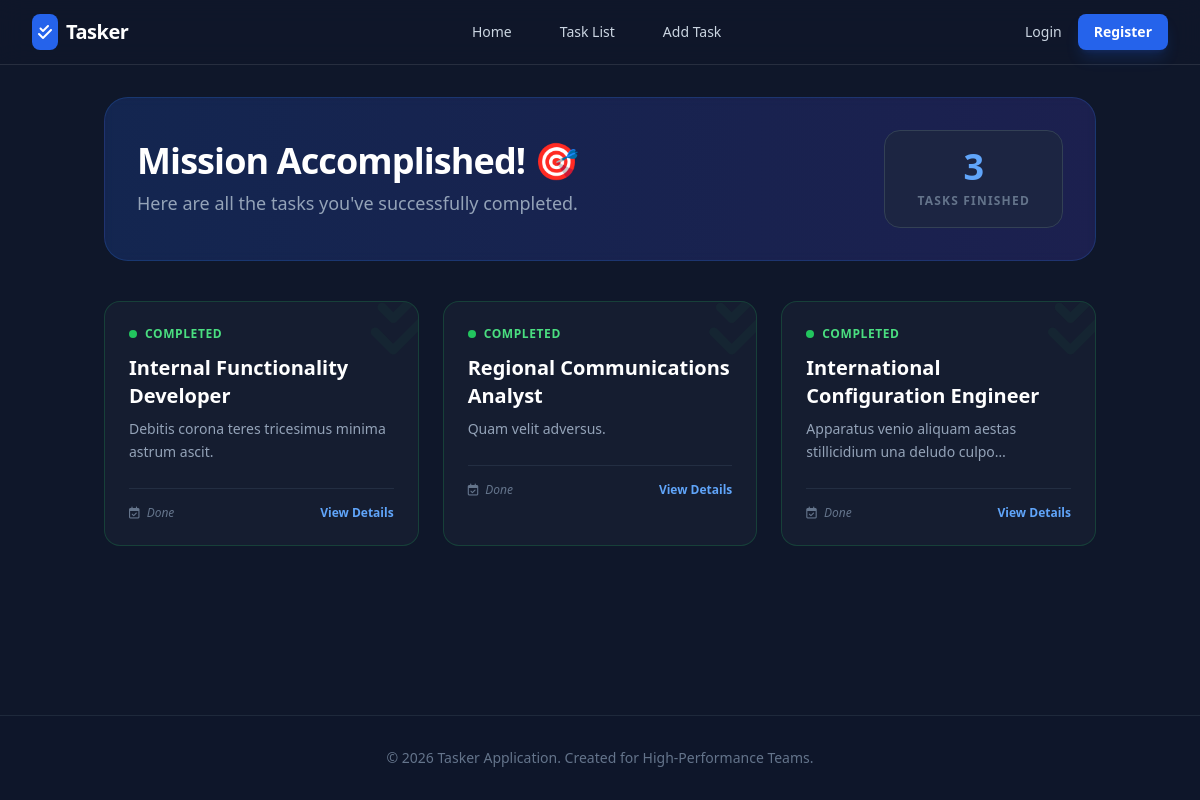
Before: / with the older database file.
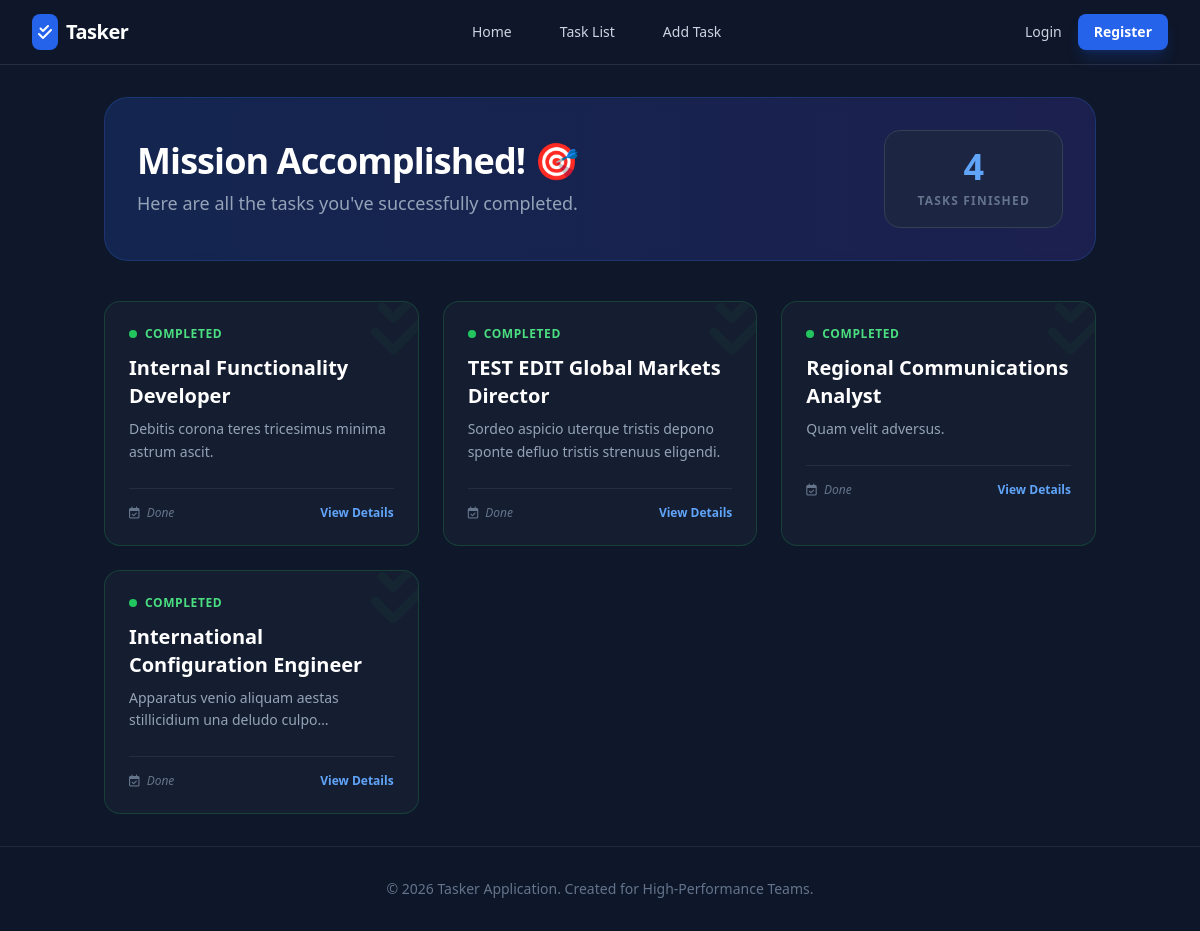
After: the same page with the newer database file.
### tasks/models.py (models this page shows)
class ToDoModel(models.Model):
    title = models.CharField(max_length=120)
    description = models.CharField(max_length=120)
    status_type = [
        ("Pending", "Pending"),
        ("InProgress", "InProgress"),
        ("Completed", "Completed"),
    ]
    status = models.CharField(choices=status_type, max_length=20)
    deadline = models.DateField( null=True, blank=True)

### tasks/views.py (the view)
# urls.py: path("", home_page, name="home_page"),
def home_page(request):
    data = ToDoModel.objects.filter(status="Completed")
    data_pack = {"item": data}
    return render(request, "home.html", data_pack)

### tasks/templates/home.html (shortened to what this page needs)
{% extends 'master/base.html' %}
{% block content %}
<div class="max-w-6xl mx-auto">
    <div class="bg-gradient-to-r from-blue-600/20 to-indigo-600/20 rounded-3xl p-8 mb-10 border border-blue-500/20 backdrop-blur-sm">
        <div class="flex flex-col md:flex-row items-center justify-between gap-6">
            <div>
                <h1 class="text-4xl font-extrabold text-white tracking-tight">Mission Accomplished! 🎯</h1>
                <p class="text-slate-400 mt-2 text-lg">Here are all the tasks you've successfully completed.</p>
            </div>
            <div class="bg-slate-800/60 px-8 py-4 rounded-2xl border border-slate-700 text-center">
                <span class="block text-4xl font-black text-blue-400">{{ item|length }}</span>
                <span class="text-xs uppercase tracking-widest text-slate-500 font-bold">Tasks Finished</span>
            </div>
        </div>
    </div>
    <div class="grid grid-cols-1 md:grid-cols-2 lg:grid-cols-3 gap-6">
        {% for x in item %}
        <div class="bg-slate-800/40 border border-green-500/20 rounded-2xl p-6 hover:bg-slate-800/60 transition-all group relative overflow-hidden">
            <div class="absolute -right-4 -top-4 text-green-500/5 text-7xl group-hover:text-green-500/10 transition-colors">
                <i class="fas fa-check-double"></i>
            </div>
            <div class="relative z-10">
                <div class="flex items-center space-x-2 mb-3">
                    <span class="flex h-2 w-2 rounded-full bg-green-500"></span>
                    <span class="text-green-400 text-xs font-bold uppercase tracking-wider">Completed</span>
                </div>
                <h3 class="text-xl font-bold text-white mb-2 group-hover:text-blue-400 transition-colors">
                    {{ x.title }}
                </h3>
                <p class="text-slate-400 text-sm leading-relaxed mb-6 line-clamp-2">
                    {{ x.description }}
                </p>
                <div class="pt-4 border-t border-slate-700/50 flex justify-between items-center">
                    <span class="text-slate-500 text-xs italic">
                        <i class="far fa-calendar-check mr-1"></i> Done
                    </span>
                    <a href="{% url 'task_details_page'  x.id %}" class="text-blue-400 hover:text-white text-xs font-bold transition-colors">
                        View Details
                    </a>
                </div>
            </div>
        </div>
        {% endfor %}
    </div>
</div>
{% endblock content %}

Changed rows visible on the page:
now on this page (row edited): ToDoModel: title "TEST EDIT Global Markets Director", description "Sordeo aspicio uterque tristis depono sponte defluo tristis strenuus eligendi."
Other visible differences:
{{ item|length }}: "3" → "4"
